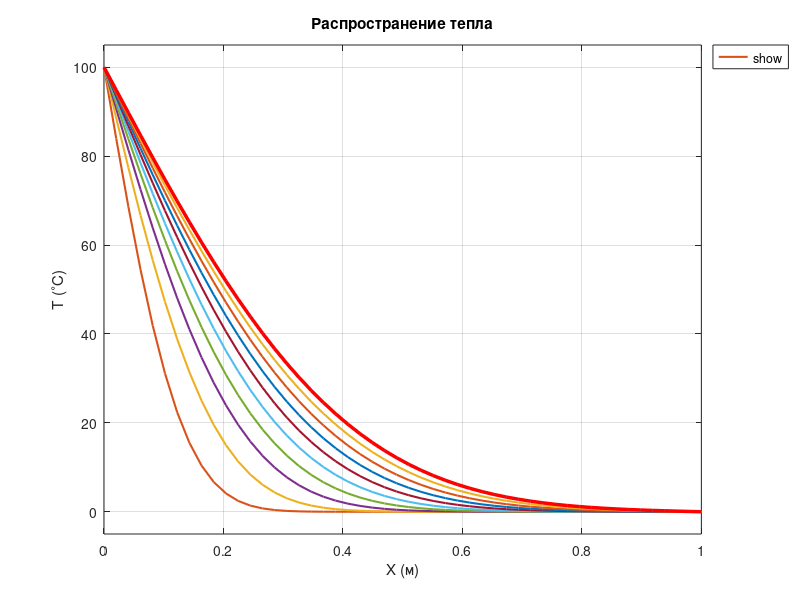

This figure's MATLAB source:
clc; clear; close all;

L = 1.0; T_final = 5.0; alpha = 0.01;
Nx = 50; dx = L/(Nx-1); x = linspace(0, L, Nx);
dt = 0.4 * (dx^2 / alpha); Nt = round(T_final / dt);

T = zeros(1, Nx); T(1) = 100; T(end) = 0;

figure('Color', 'w'); hold on; grid on; box on;
xlim([0 L]); ylim([-5 105]);

colors = lines(10); k = 1;
for n = 1:Nt
    T_inner = T(2:end-1) + (alpha*dt/dx^2)*(T(3:end)-2*T(2:end-1)+T(1:end-2));
    T = [100, T_inner, 0];

    if mod(n, max(1,floor(Nt/10))) == 0
        plot(x, T, 'Color', colors(mod(k,10)+1,:), 'LineWidth', 1.5, ...
             'DisplayName', ['t=' num2str(n*dt,'%.2f')]);
        k = k+1;
    end
end

plot(x, T, 'r-', 'LineWidth', 2.5, 'DisplayName', ['t=' num2str(T_final) ' (финиш)']);
xlabel('X (м)'); ylabel('T (^{\circ}C)');
title('Распространение тепла');
legend('show', 'Location', 'northeastoutside');
hold off;
